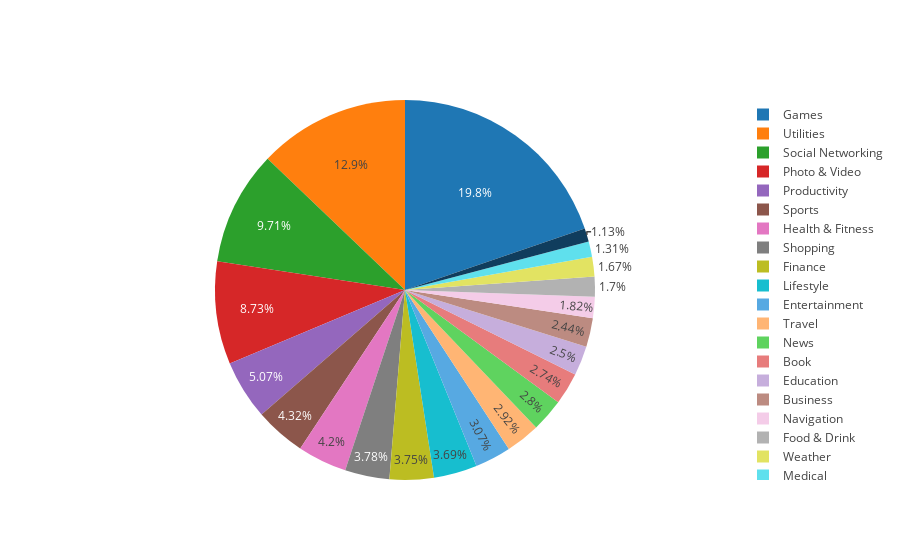

Notebook source saved alongside this figure:
### Markdown cell above
Which category has the highest share of (active) apps in the market?

### Code cell
number_of_apps_in_category = df['Category'].value_counts().sort_values(ascending=True)

data = [go.Pie(
        labels = number_of_apps_in_category.index,
        values = number_of_apps_in_category.values,
        hoverinfo = 'label+value'
    
)]

plotly.offline.iplot(data, filename='active_category')

### Figure 1 — Plotly figure (JSON) as saved in the notebook; plotly's stock layout.template omitted (floating-point values rounded to 4 significant figures)
{"data": [{"hoverinfo": "label+value", "labels": ["Lifestyles", "Medical", "Weather", "Food & Drink", "Navigation", "Business", "Education", "Book", "News", "Travel", "Entertainment", "Lifestyle", "Finance", "Shopping", "Health & Fitness", "Sports", "Productivity", "Photo & Video", "Social Networking", "Utilities", "Games"], "type": "pie", "uid": "cac008d3-e089-4399-ae5a-a4a824698bc5", "values": [38, 44, 56, 57, 61, 82, 84, 92, 94, 98, 103, 124, 126, 127, 141, 145, 170, 293, 326, 432, 663]}], "layout": {}}
